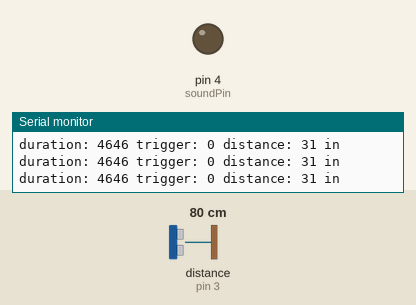
A sketch run on a simulated Arduino Uno, built with avr-gcc and run on an emulated ATmega328P. On the bench: output pins drawn as LEDs (lit = HIGH), the last lines printed to the serial monitor. Wiring (inferred from the names in the program): ultrasonic range finder: trigger pin 2; echo pin 3. The inputs (shaded band) are chosen by the test bench; at power-on: distance to the obstacle (sensor on pin 3) 80 cm. The echo pulse lasts 58.3 µs per cm; pins used as bus, display or sensor lines are not drawn.

Above: at 1.3 s.
1.4 s: distance to the obstacle (sensor on pin 3) set to 2 cm
At 1.9 s:
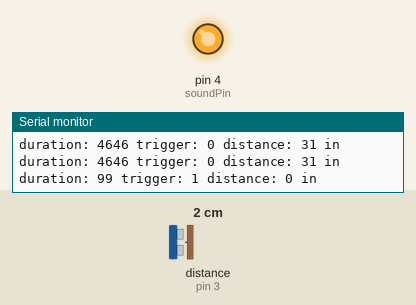
3.5 s: distance to the obstacle (sensor on pin 3) set to 27 cm
6.5 s: distance to the obstacle (sensor on pin 3) set to 34 cm
At 7.2 s:
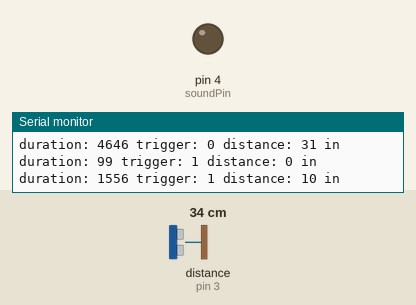
Timing chart, 0 to 9.5 s (numbered marks = the images above; inputs shaded):
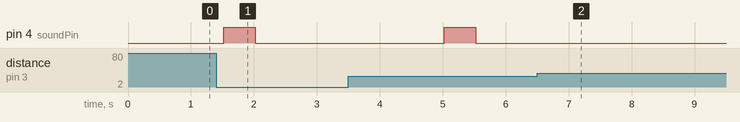

The sketch:

distance_with_sound.ino
```cpp
#define soundPin 4
#define trigPin 2
#define echoPin 3

//http://www.micropik.com/PDF/HCSR04.pdf
//Test distance = (high level time×velocity of sound (340M/S) / 2,
//Formula:
//uS / 58 = centimeters
//uS / 148 =inch
//the range = high level time * velocity (340M/S) / 2;
//we suggest to use over 60ms measurement cycle, in order to prevent trigger signal to the echo signal.

void setup() {
  Serial.begin(9600);
  pinMode(soundPin, OUTPUT);
  pinMode(trigPin, OUTPUT);
  pinMode(echoPin, INPUT);
  digitalWrite(soundPin, LOW);
}

void loop() {
  long duration;
  long distance;
  boolean trigger;
  digitalWrite(trigPin, LOW);
  delayMicroseconds(2);
  digitalWrite(trigPin, HIGH);
  delayMicroseconds(10);
  digitalWrite(trigPin, LOW);
  duration = pulseIn(echoPin, HIGH);
  distance = duration / 148;

  trigger = duration < 1776; //1 foot

  Serial.print("duration: ");
  Serial.print(duration);
  Serial.print(" trigger: ");
  Serial.print(trigger);
  Serial.print(" distance: ");
  Serial.print(distance);
  Serial.print(" in");
  Serial.println();

  if (trigger) {
    digitalWrite(soundPin, HIGH);
    delay(500);
    digitalWrite(soundPin, LOW);
    delay(3000);
  }
  else {
    digitalWrite(soundPin, LOW);
    delay(500);
  }
}
```

Measured:
- the behaviour switches between 30 and 31 cm on distance to the obstacle (sensor on pin 3) (found by bisection; images 1 and 2)
- after the input at 1.4 s, pin 4 (soundPin): LOW → HIGH after 0.12 s, → LOW 0.50 s later
- after the input at 6.5 s, pin 4 (soundPin): stops changing and stays LOW
